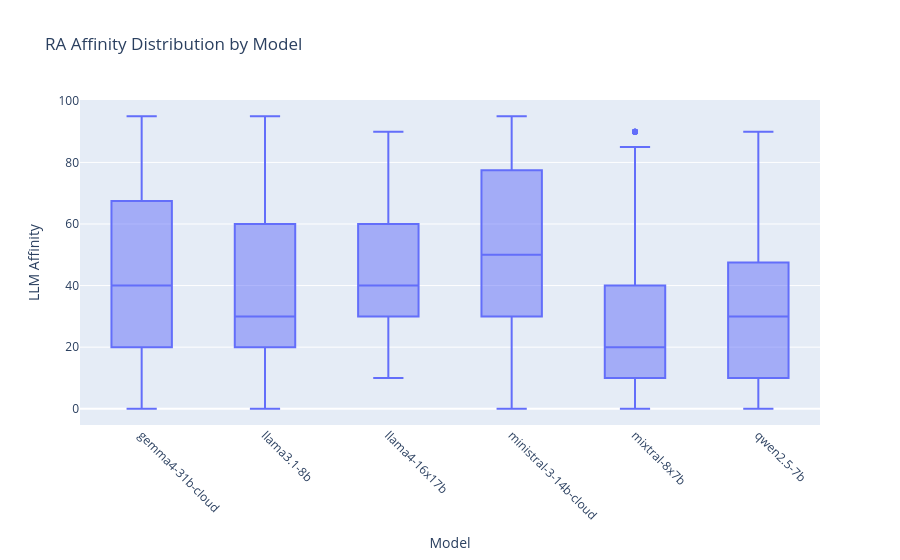

Source (notebook cell):
### Code cell
fig = px.box(
    prp_df,
    x='Model_Slug',
    y='LLM_Affinity',
    title='RA Affinity Distribution by Model'
 )
fig.update_layout(xaxis_title='Model', yaxis_title='LLM Affinity')
fig.update_xaxes(tickangle=45)
fig.show()

### Figure 1 — Plotly figure (JSON) as saved in the notebook; plotly's stock layout.template omitted (floating-point values rounded to 4 significant figures; data arrays with more than 128 entries replaced by an {"elided": "..."} marker saying what was removed)
{"data": [{"alignmentgroup": "True", "hovertemplate": "Model_Slug=%{x}<br>LLM_Affinity=%{y}<extra></extra>", "legendgroup": "", "marker": {"color": "#636efa"}, "name": "", "notched": false, "offsetgroup": "", "orientation": "v", "showlegend": false, "type": "box", "x": {"elided": "1800 str values"}, "x0": " ", "xaxis": "x", "y": {"elided": "1800 float values"}, "y0": " ", "yaxis": "y"}], "layout": {"boxmode": "group", "legend": {"tracegroupgap": 0}, "title": {"text": "RA Affinity Distribution by Model"}, "xaxis": {"anchor": "y", "domain": [0, 1], "tickangle": 45, "title": {"text": "Model"}}, "yaxis": {"anchor": "x", "domain": [0, 1], "title": {"text": "LLM Affinity"}}}}
